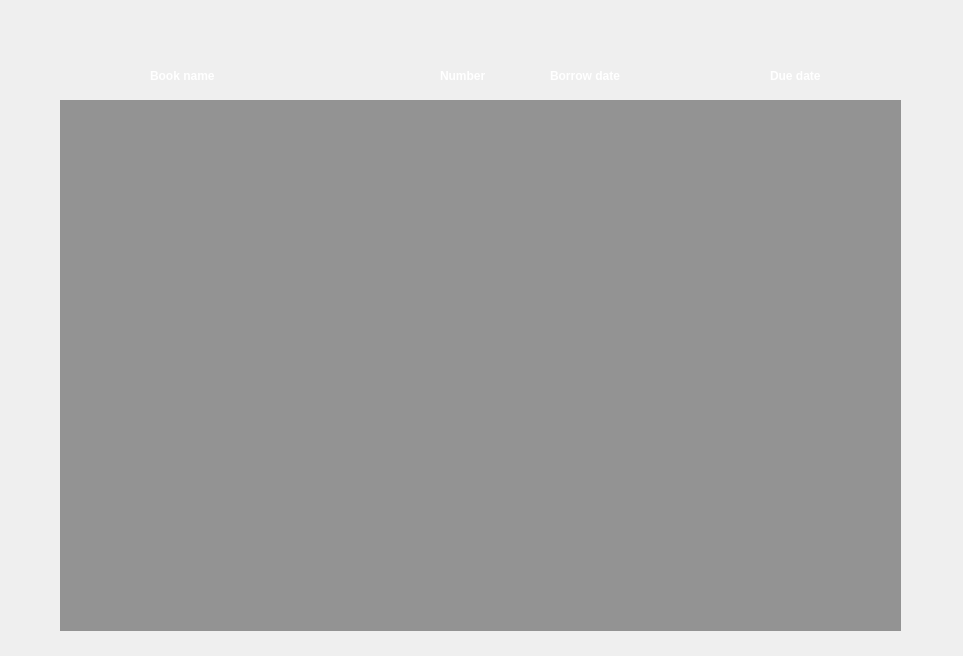
<?xml version="1.0" encoding="UTF-8"?>
<ui version="4.0">
 <class>RentingBook</class>
 <widget class="QDialog" name="RentingBook">
  <property name="geometry">
   <rect>
    <x>0</x>
    <y>0</y>
    <width>963</width>
    <height>656</height>
   </rect>
  </property>
  <property name="windowTitle">
   <string>Dialog</string>
  </property>
  <property name="styleSheet">
   <string notr="true">QTableWidget:item

{
color:white;
padding:5px;
margin:15px;
margin-left:0px;
font-size:12px;
font-weight:700;
font-family:&quot;Open Sans&quot;;
border:0px;
}
QTableWidget
{
alternate-background-color: rgba(255,255,255,0.1);
}
</string>
  </property>
  <widget class="QTableWidget" name="tableWidget">
   <property name="geometry">
    <rect>
     <x>60</x>
     <y>100</y>
     <width>841</width>
     <height>531</height>
    </rect>
   </property>
   <property name="styleSheet">
    <string notr="true">background-color:rgba(55,55,55,0.5);
border-radius:0px;
gridline-color: rgba(55,55,55,0.5);

border:0px;
</string>
   </property>
  </widget>
  <widget class="QLabel" name="Usernamelbl_6">
   <property name="geometry">
    <rect>
     <x>150</x>
     <y>60</y>
     <width>91</width>
     <height>31</height>
    </rect>
   </property>
   <property name="styleSheet">
    <string notr="true">font: 10pt &quot;Segoe UI&quot;;
font-weight:500;
color:white;</string>
   </property>
   <property name="text">
    <string>Book name</string>
   </property>
  </widget>
  <widget class="QLabel" name="Usernamelbl_7">
   <property name="geometry">
    <rect>
     <x>440</x>
     <y>60</y>
     <width>91</width>
     <height>31</height>
    </rect>
   </property>
   <property name="styleSheet">
    <string notr="true">font: 10pt &quot;Segoe UI&quot;;
font-weight:500;
color:white;</string>
   </property>
   <property name="text">
    <string>Number</string>
   </property>
  </widget>
  <widget class="QLabel" name="Usernamelbl_8">
   <property name="geometry">
    <rect>
     <x>550</x>
     <y>60</y>
     <width>101</width>
     <height>31</height>
    </rect>
   </property>
   <property name="styleSheet">
    <string notr="true">font: 10pt &quot;Segoe UI&quot;;
font-weight:500;
color:white;</string>
   </property>
   <property name="text">
    <string>Borrow date</string>
   </property>
  </widget>
  <widget class="QLabel" name="Usernamelbl_9">
   <property name="geometry">
    <rect>
     <x>770</x>
     <y>60</y>
     <width>91</width>
     <height>31</height>
    </rect>
   </property>
   <property name="styleSheet">
    <string notr="true">font: 10pt &quot;Segoe UI&quot;;
font-weight:500;
color:white;</string>
   </property>
   <property name="text">
    <string>Due date</string>
   </property>
  </widget>
 </widget>
 <resources/>
 <connections/>
</ui>
